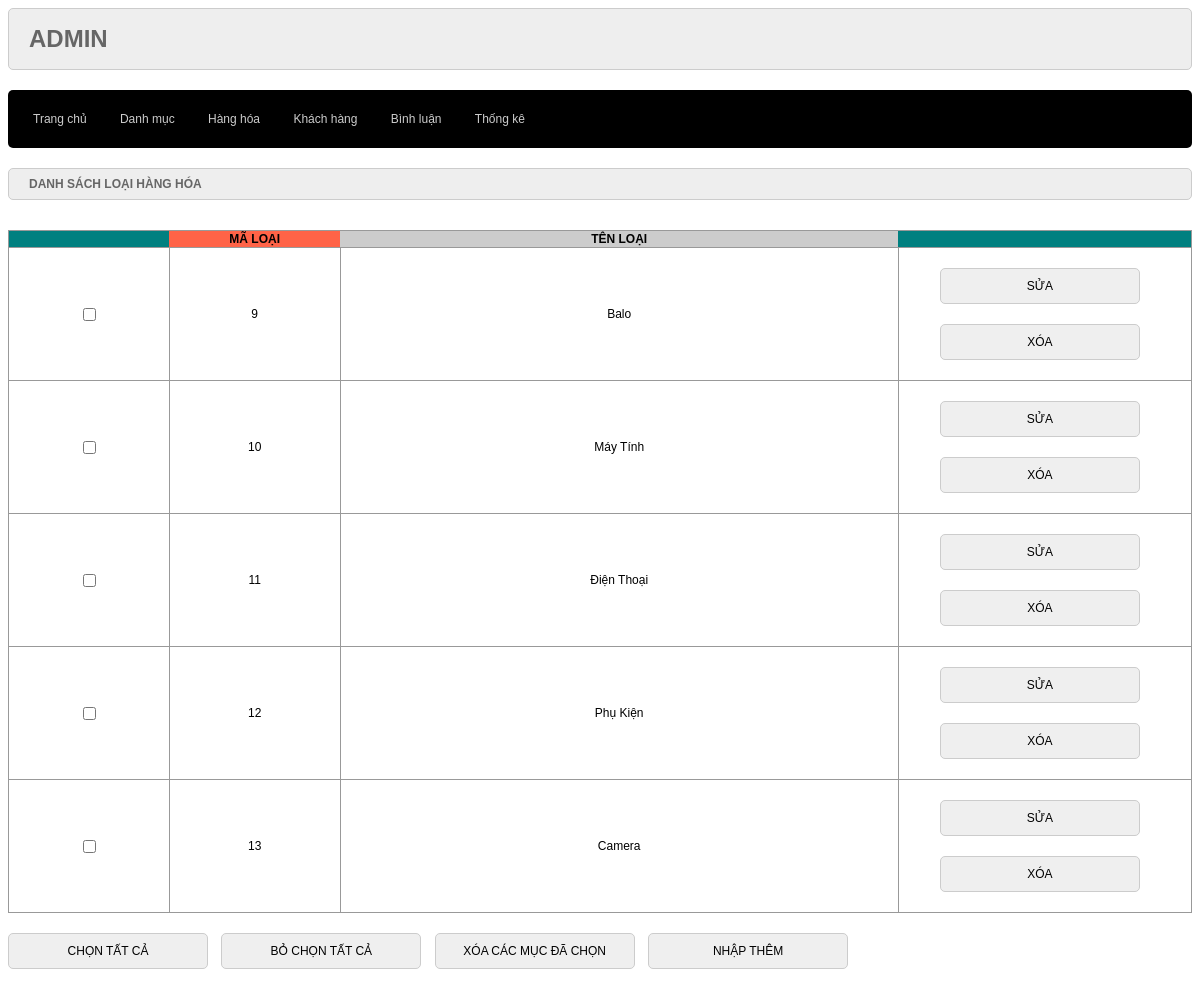
Screenshot of /admin/index.php?act=listdm with the database file from the repository.
### tables this page shows
CREATE TABLE `loai` (
  `ma_loai` int(10) NOT NULL COMMENT 'mã loại hàng',
  `ten_loai` varchar(255) NOT NULL COMMENT 'tên loại hàng'
);

### model/pdo.php (called while the page is built, shortened)
<?php
function pdo_get_connection()
{
    $dburl = "mysql:host=localhost;dbname=xshop;charset=utf8";
    $username = 'root';
    $password = '';
    $conn = new PDO($dburl, $username, $password);
    $conn->setAttribute(PDO::ATTR_ERRMODE, PDO::ERRMODE_EXCEPTION);
    return $conn;
}
function pdo_query($sql)
{
    $sql_args = array_slice(func_get_args(), 1);
    try {
        $conn = pdo_get_connection();
        $stmt = $conn->prepare($sql);
        $stmt->execute($sql_args);
        $rows = $stmt->fetchAll();
        return $rows;
    } catch (PDOException $e) {
        throw $e;
    } finally {
        unset($conn);
    }
}

### model/danhmuc.php (called while the page is built, shortened)
<?php
function loadall_danhmuc()
{
    $sql = "SELECT * FROM `loai` order by `ma_loai` ";
    $danhmuc = pdo_query($sql);
    return $danhmuc;
}
?>

### admin/danhmuc/list.php (the view, shortened to what this page needs)
<div class="row">
    <div class="row formtitle">
        <h1>DANH SÁCH LOẠI HÀNG HÓA</h1>
    </div>
    <div class="row formcontent">
        <div class="row mb10 formds">
            <table>
                <tr>
                    <th></th>
                    <th>MÃ LOẠI</th>
                    <th>TÊN LOẠI</th>
                    <th></th>
                </tr>
                <form action="index.php?act=delAllDm" method="post">
                <?php
                foreach ($danhmuc as $item) {
                    ?>
                    <tr>
                        <td><input type="checkbox" name="delItem[]" value="<?php echo $item['ma_loai'] ?>"></td>
                        <td>
                            <?php echo $item['ma_loai'] ?>
                        </td>
                        <td>
                            <?php echo $item['ten_loai'] ?>
                        </td>
                        <td><a href="index.php?act=suadm&id=<?php echo $item['ma_loai'] ?>"><input type="button" name=""
                                    value="SỬA"></a><a href="index.php?act=xoadm&id=<?php echo $item['ma_loai'] ?>"><input
                                    type="button" name="" value="XÓA" onclick="return confirm('Bạn có chắc chắn muốn xóa')"></a></td>
                    </tr>
                    <?php
                }
                ?>
            </table>
        </div>
        <div class="row mb10">
            <input type="button" value="CHỌN TẤT CẢ" id="selectAll">
            <input type="button" value="BỎ CHỌN TẤT CẢ" id="unselectAll">
            <input type="submit" value="XÓA CÁC MỤC ĐÃ CHỌN" name="delAll" id="delAll" onclick="return confirm('Bạn có chắc chắn muốn xóa')">
            <a href="index.php?act=adddm"><input type="button" value="NHẬP THÊM"></a>
        </div>
    </div>
</div>
</div>

### admin/css/style.css (style rules this page uses)
* { box-sizing: border-box; font-family: sans-serif; font-size: 1vw; }
.row { float: left; width: 100%; }
.mb10 { margin-bottom: 10px; }
.formtk input[type="submit"], .formcontent input[type="submit"], .formcontent input[type="reset"], .formcontent input[type="button"] { min-width: 200px; border: 1px solid #ccc; padding: 10px; border-radius: 5px; }
input[type="submit"],input[type="reset"],input[type="button"] { min-width: 200px; border: 1px solid #ccc; padding: 10px; border-radius: 5px; margin: 10px 10px 10px 0; cursor: pointer; }
.formtitle { background-color: #eee; border: 1px solid #ccc; color: #666; border-radius: 5px; padding: 0px 20px; }
.formcontent { padding: 20px 0; }
.formds table { width: 100%; border-collapse: collapse; border: 1px solid #999; }
.formds table th:nth-child(1) { width: 5%; background-color: teal; }
.formds table th:nth-child(2) { width: 10%; background-color: tomato; }
.formds table th:nth-child(3) { width: 40%; background-color: #ccc; }
.formds table th:nth-child(4) { width: 20%; background-color: teal; }
.formds table td { padding: 10px 20px; border: 1px solid #999; min-width: 150px; text-align: center; }

### rows the page displays
loai: ma_loai "9", ten_loai "Balo"
loai: ma_loai "10", ten_loai "Máy Tính"
loai: ma_loai "11", ten_loai "Điện Thoại"
loai: ma_loai "12", ten_loai "Phụ Kiện"
loai: ma_loai "13", ten_loai "Camera"
